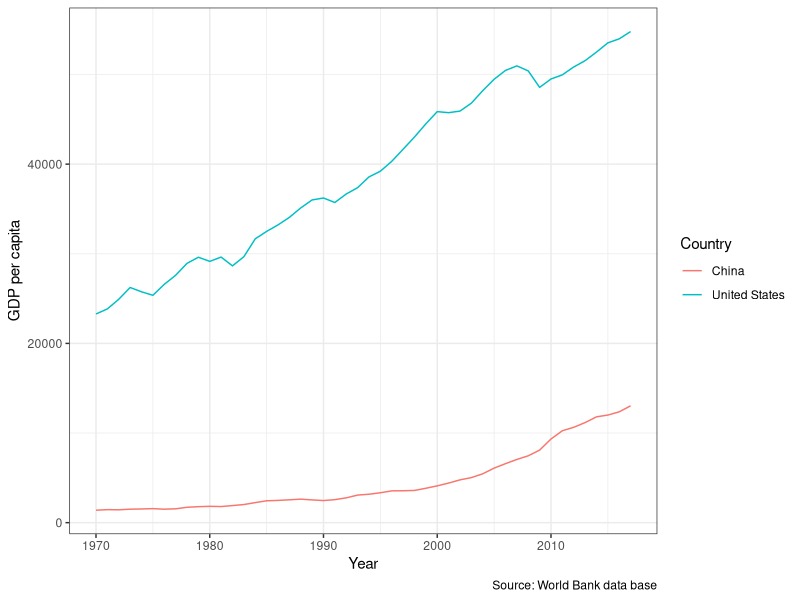
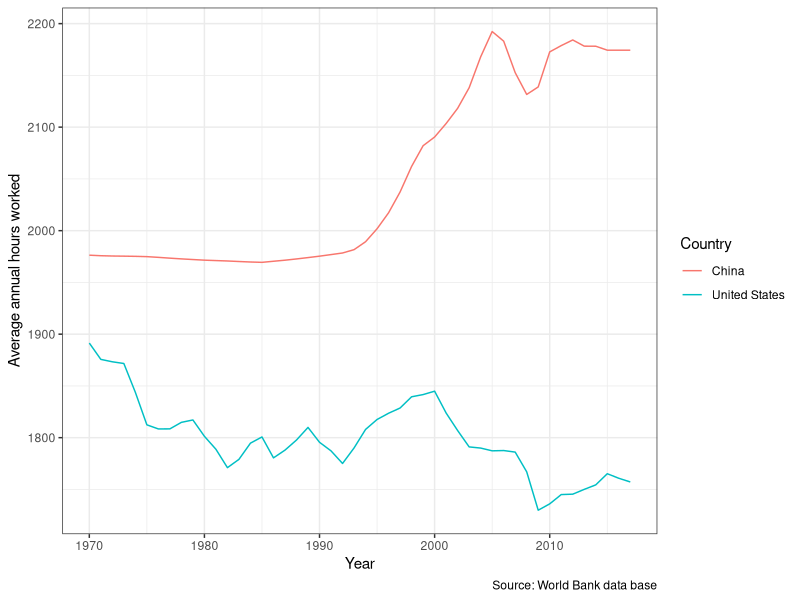
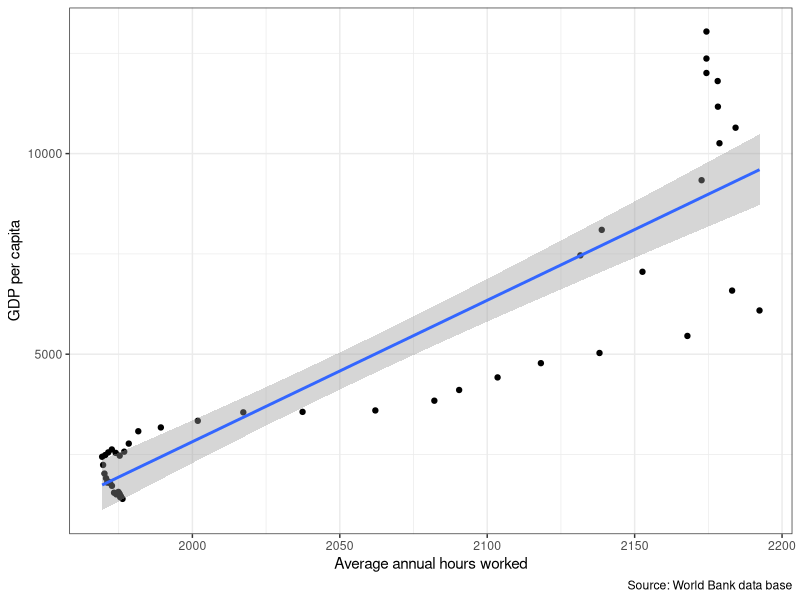
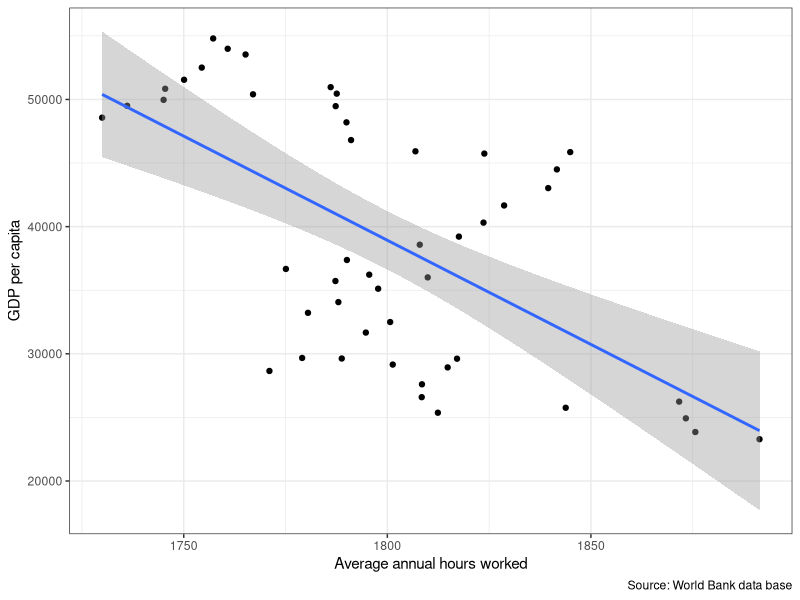
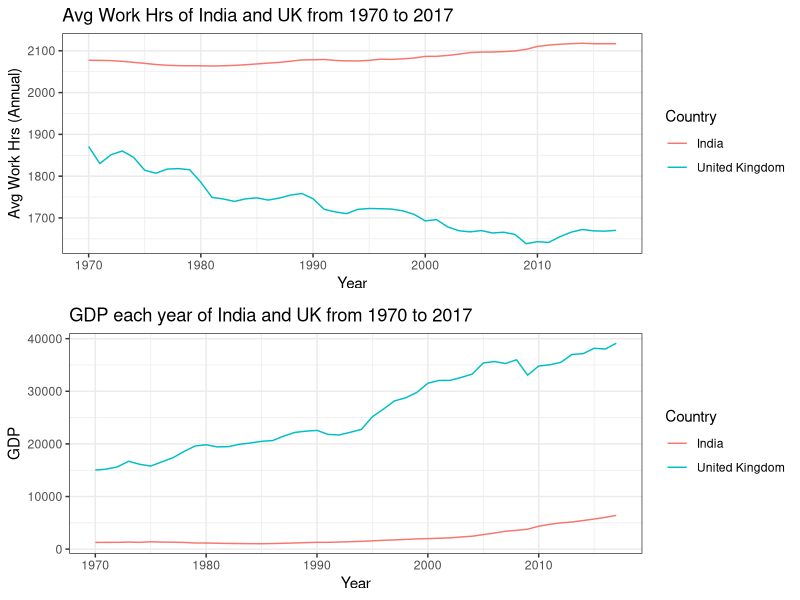
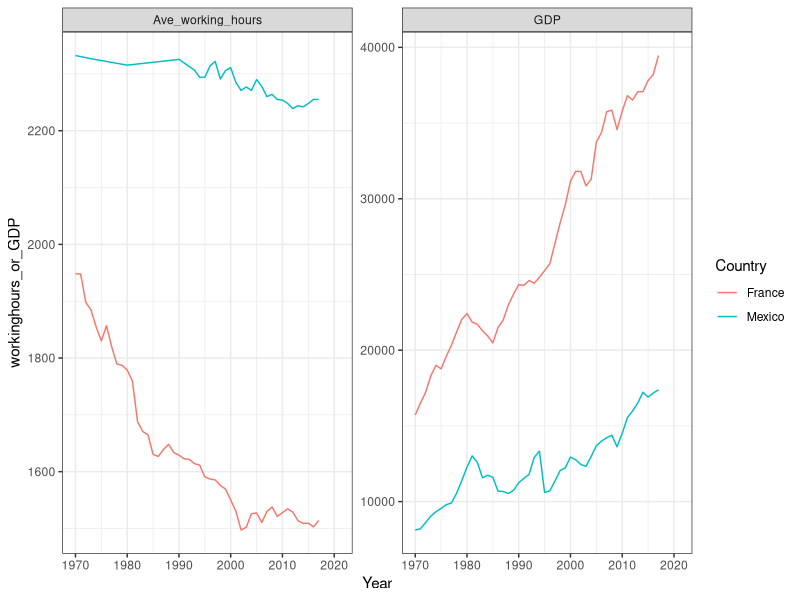
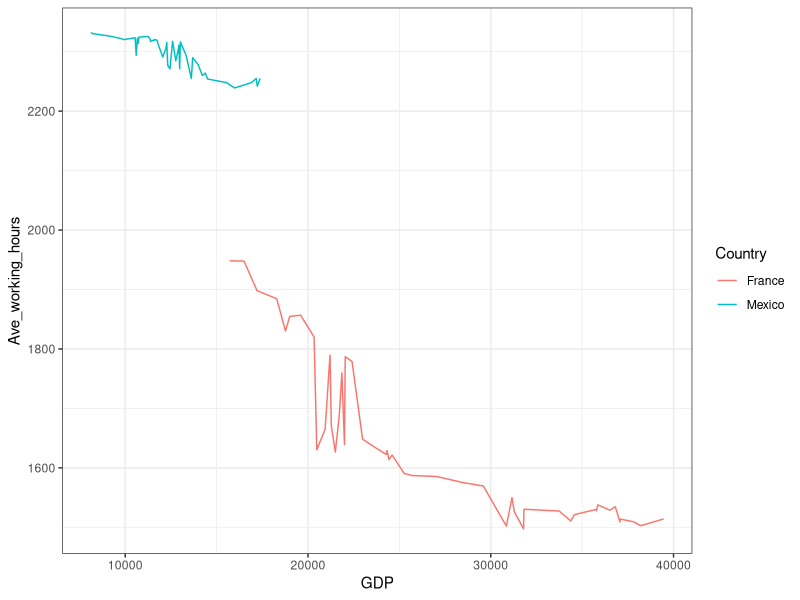
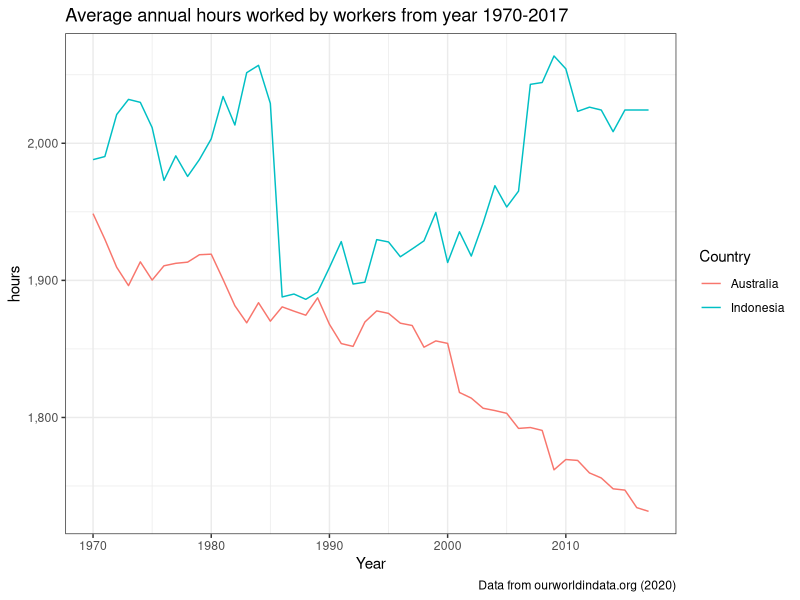

Source code (R) for these figures, in order:
## ---- chunk 1
# Libraries
library(tidyverse)
library(readr)
library(kableExtra)
library(bookdown)
library(scales)
## ---- chunk 2

Analysis_Data <- read_csv(here::here("Data/Assignment_data.csv"))

## ---- chunk 3
# filtering data from 1970 to 2017 for China and the United States
data <- Analysis_Data %>%
  filter(Entity %in% c("China","United States")) %>%
  filter(Year>=1970 & Year<=2017)
dim(data)
## ---- chunk 4
data <- data %>%
  rename(Average.annual.hours.worked=
        "Average annual hours worked by persons engaged (avh) (PWT 9.1 (2019))",
        GDP.per.capita="Output-side real GDP per capita (gdppc_o) (PWT 9.1 (2019))",
        Population="Population (historical estimates)",
        Country=Entity) 
 overall <- data %>%
    group_by(Country) %>%
    summarise_at(c("Average.annual.hours.worked","GDP.per.capita","Population"),
                 list(Minimum = ~min(.,na.rm=TRUE), 
                      Median = ~median(.,na.rm=TRUE), 
                      Mean = ~mean(.,na.rm=TRUE),
                      Maximum = ~max(.,na.rm=TRUE))) %>%
    pivot_longer(!Country, names_sep ="_",
                 names_to = c("Variable", ".value"))%>%
   mutate(Variable=ifelse(Variable=="Average.annual.hours.worked",
                          "Hours.worked",Variable))
## ---- chunk 5
knitr::kable(overall, digits = 2,
    caption = "Descriptive statistical analysis of China and the United States")
## ---- chunk 6
ggplot(data,mapping = aes(x = Year,y=GDP.per.capita,
                           color=Country,group=Country)) +
  geom_line() +
  labs(y ="GDP per capita", 
       caption = "Source: World Bank data base")+
    theme_bw()
## ---- chunk 7
ggplot(data,mapping = aes(x = Year,y=Average.annual.hours.worked,
                           color=Country,group=Country)) +
  geom_line() +
  labs(y ="Average annual hours worked", 
       caption = "Source: World Bank data base")+
    theme_bw()
## ---- chunk 8
data %>%
    filter(Country=="China")%>%
    ggplot(mapping = aes(x = Average.annual.hours.worked,
                          y=GDP.per.capita))+
    geom_point() + 
    stat_smooth(method=lm)+
  labs(x ="Average annual hours worked", 
       y ="GDP per capita", 
       caption = "Source: World Bank data base")+
    theme_bw()
## ---- chunk 9
data %>%
    filter(Country=="United States")%>%
    ggplot(mapping = aes(x = Average.annual.hours.worked,
                          y=GDP.per.capita))+
    geom_point() + 
    stat_smooth(method=lm)+
  labs(x ="Average annual hours worked", 
       y ="GDP per capita", 
       caption = "Source: World Bank data base")+
    theme_bw()
## ---- chunk 10
Ind_UK_Data <- Analysis_Data %>%
    filter(Entity %in% c("India", "United Kingdom"), Year >= 1970, Year <= 2017) %>%
    rename(Country = "Entity",
           Avg_Annual_Working_Hours = "Average annual hours worked by persons engaged (avh) (PWT 9.1 (2019))", 
           GDP = "Output-side real GDP per capita (gdppc_o) (PWT 9.1 (2019))", 
           Population = "Population (historical estimates)")

Avg_GDP_WH <- Ind_UK_Data %>%
    group_by(Country) %>%
    summarise(avg_GDP = mean(GDP), avg_working_hrs = mean(Avg_Annual_Working_Hours))

kable(Avg_GDP_WH, caption = "Average GDP and Working hours of India and United Kingdrom from 1970 to 2017", align = "c") %>%
    kable_classic_2(full_width = F) %>%
   kable_styling( position = "center",latex_options = "hold_position")
## ---- chunk 11
p1 <- ggplot(Ind_UK_Data, aes(x = Year, 
                        y = Avg_Annual_Working_Hours,
                        color = Country)) + geom_line() +
    ylab("Avg Work Hrs (Annual)") + labs(title = "Avg Work Hrs of India and UK from 1970 to 2017") + theme_bw()



p2 <- ggplot(Ind_UK_Data, aes(x = Year, 
                        y = GDP,
                        color = Country)) + geom_line() + 
    labs(title = "GDP each year of India and UK from 1970 to 2017") + theme_bw()


gridExtra::grid.arrange(p1,p2, nrow=2)

## ---- chunk 12
sec3_data <- Analysis_Data %>%
  filter(Entity %in% c("France", "Mexico"),
         Year >= 1970) %>%
  rename(Country = Entity,
         Ave_working_hours = 'Average annual hours worked by persons engaged (avh) (PWT 9.1 (2019))',
         GDP = 'Output-side real GDP per capita (gdppc_o) (PWT 9.1 (2019))',
         Population = 'Population (historical estimates)')
## ---- chunk 13
sec3_figure <- sec3_data %>%
  pivot_longer(cols = "Ave_working_hours":"GDP",
               names_to = "type",
               values_to = "workinghours_or_GDP") 

  ggplot(sec3_figure) +
  geom_line(aes(x = Year,
                y = workinghours_or_GDP,
                color = Country)) +
  facet_wrap(~type, scales = "free_y")+
  theme_bw()
## ---- chunk 14
ggplot(sec3_data) +
  geom_line(aes(x = GDP,
                y = Ave_working_hours,
                color = Country)) +
  theme_bw()
## ---- chunk 15
sec3_table <- sec3_data %>%
  group_by(Country) %>%
  summarise(Working_hours = round(mean(Ave_working_hours, na.rm = TRUE),0),
            GDP = round(mean(GDP, na.rm = TRUE),0))
## ---- chunk 16
kable(sec3_table, booktabs = TRUE, caption = "The Comparation of Average Working Hours and GDP between France and Mexico")
## ---- chunk 17
au_idn <- Analysis_Data %>%
  rename(Country = "Entity", 
         awh = "Average annual hours worked by persons engaged (avh) (PWT 9.1 (2019))",
         gdp = "Output-side real GDP per capita (gdppc_o) (PWT 9.1 (2019))") %>%
  select(Country, Year, awh, gdp) %>%
  filter(Country %in% c("Australia", "Indonesia"), 
         Year >=1970 & Year <=2017)
## ---- chunk 18
au_idn %>% 
  ggplot(aes(x = Year, 
             y = awh, 
             color = Country)) +
  geom_line() +
    labs(x = "Year",
         y = "hours",
         title = "Average annual hours worked by workers from year 1970-2017",
         caption = "Data from ourworldindata.org (2020)") +
  scale_y_continuous(labels = label_number(big.mark = ",")) +
  theme_bw()
## ---- chunk 19
au_idn %>% 
  ggplot(aes(x = Year, 
             y = gdp, 
             color = Country)) +
  geom_line()+
    labs(x = "Year",
         y = "USD",
         title = "GDP per capita from year 1970-2017" ,
         caption = "Data from ourworldindata.org (2020)")+
  scale_y_continuous(labels = label_number(prefix="$", big.mark = ",")) +
  theme_bw()
## ---- chunk 20
au_idn %>% 
    group_by(Country) %>%
    summarise(avg_avh = mean(awh),
              avg_gdp = mean(gdp)) %>%
  kable(col.names = c("Country", 
                      "Average of the Average Annual Working Hours (hours)", 
                      "Average of GDP per capita (USD)"),
        caption = "The Comparation of Average Annual Working Hours and GDP between Australia and Indonesia",
        digits = 2,
        align = "lcr") %>%
  kable_styling(full_width = F, 
                bootstrap_options = c("striped", "hover", "condensed"), latex_options = "hold_position")
## ---- chunk 21
au_idn %>% 
  ggplot(aes(x = awh, 
             y = gdp, 
             color = Country)) +
  geom_point()+
  geom_smooth()+
    labs(x = "Average Annual Working Hours (hours)",
         y = "GDP per capita (USD)",
         title = "Average Annual Working Hours VS GDP per capita from year 1970-2017" ,
         caption = "Data from ourworldindata.org (2020)")+
  scale_y_continuous(labels = label_number(prefix="$", big.mark = ",")) +
  scale_x_continuous(labels = label_number(big.mark = ",")) +
  theme_bw()
